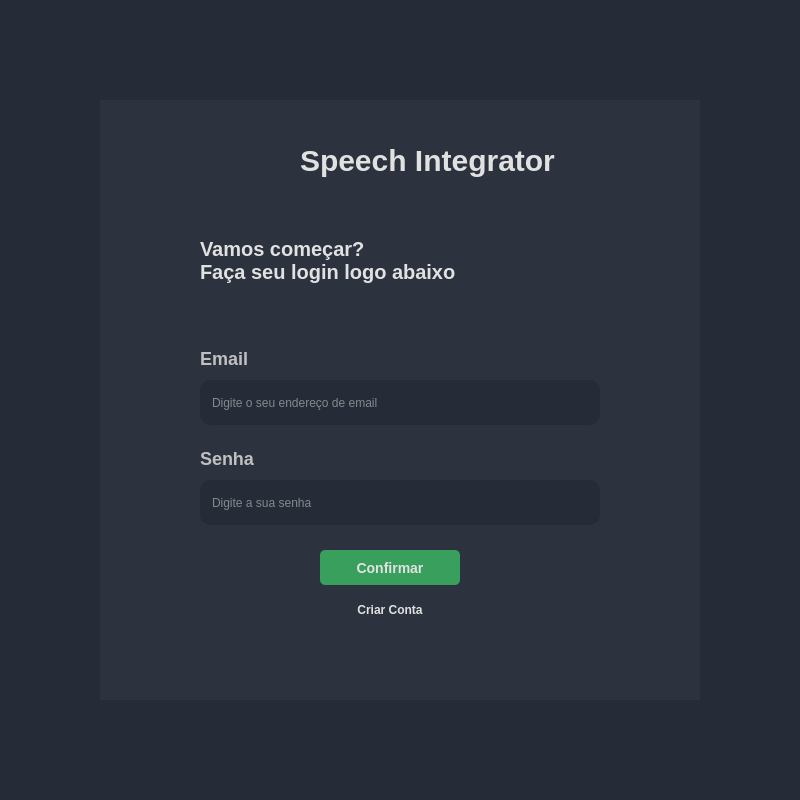
<?xml version="1.0" encoding="UTF-8"?>
<ui version="4.0">
 <class>MainWindow</class>
 <widget class="QMainWindow" name="MainWindow">
  <property name="geometry">
   <rect>
    <x>0</x>
    <y>0</y>
    <width>800</width>
    <height>800</height>
   </rect>
  </property>
  <property name="minimumSize">
   <size>
    <width>800</width>
    <height>800</height>
   </size>
  </property>
  <property name="maximumSize">
   <size>
    <width>1000</width>
    <height>1000</height>
   </size>
  </property>
  <property name="windowTitle">
   <string>MainWindow</string>
  </property>
  <property name="styleSheet">
   <string notr="true">background-color:#black;
</string>
  </property>
  <widget class="QWidget" name="centralwidget">
   <property name="minimumSize">
    <size>
     <width>800</width>
     <height>800</height>
    </size>
   </property>
   <property name="maximumSize">
    <size>
     <width>1000</width>
     <height>1000</height>
    </size>
   </property>
   <property name="styleSheet">
    <string notr="true">/*background: black*/
background: #262c37</string>
   </property>
   <layout class="QHBoxLayout" name="horizontalLayout">
    <item>
     <widget class="QStackedWidget" name="stackedWidget">
      <property name="enabled">
       <bool>true</bool>
      </property>
      <property name="minimumSize">
       <size>
        <width>500</width>
        <height>500</height>
       </size>
      </property>
      <property name="maximumSize">
       <size>
        <width>600</width>
        <height>600</height>
       </size>
      </property>
      <property name="accessibleDescription">
       <string/>
      </property>
      <property name="styleSheet">
       <string notr="true">background: #2c323e;
</string>
      </property>
      <property name="currentIndex">
       <number>0</number>
      </property>
      <widget class="QWidget" name="page">
       <property name="minimumSize">
        <size>
         <width>500</width>
         <height>500</height>
        </size>
       </property>
       <property name="maximumSize">
        <size>
         <width>600</width>
         <height>600</height>
        </size>
       </property>
       <property name="styleSheet">
        <string notr="true"/>
       </property>
       <widget class="QLineEdit" name="passwordLineEdit">
        <property name="geometry">
         <rect>
          <x>100</x>
          <y>380</y>
          <width>400</width>
          <height>45</height>
         </rect>
        </property>
        <property name="styleSheet">
         <string notr="true">background-color: #262c37;
border: none;
border-radius: 10px;
color: #e1e1e1;
padding-left: 10px;
</string>
        </property>
        <property name="inputMask">
         <string notr="true"/>
        </property>
        <property name="echoMode">
         <enum>QLineEdit::Password</enum>
        </property>
        <property name="readOnly">
         <bool>false</bool>
        </property>
        <property name="placeholderText">
         <string>Digite a sua senha</string>
        </property>
       </widget>
       <widget class="QPushButton" name="logarButton">
        <property name="geometry">
         <rect>
          <x>220</x>
          <y>450</y>
          <width>140</width>
          <height>35</height>
         </rect>
        </property>
        <property name="styleSheet">
         <string notr="true">background-color: #399f5c;
border: none;
border-radius: 5px;
color: #e1e1e1;
font-weight: bold;
font-size: 14px;</string>
        </property>
        <property name="text">
         <string>Confirmar</string>
        </property>
       </widget>
       <widget class="QLineEdit" name="emailLineEdit">
        <property name="geometry">
         <rect>
          <x>100</x>
          <y>280</y>
          <width>400</width>
          <height>45</height>
         </rect>
        </property>
        <property name="maximumSize">
         <size>
          <width>16777215</width>
          <height>16777215</height>
         </size>
        </property>
        <property name="styleSheet">
         <string notr="true">background-color: #262c37;
border: none;
border-radius: 10px;
color: #e1e1e1;
padding-left: 10px;

</string>
        </property>
        <property name="placeholderText">
         <string>Digite o seu endereço de email</string>
        </property>
       </widget>
       <widget class="QPushButton" name="cadastroButton">
        <property name="geometry">
         <rect>
          <x>220</x>
          <y>500</y>
          <width>140</width>
          <height>20</height>
         </rect>
        </property>
        <property name="styleSheet">
         <string notr="true">background-color: #2c323e;
border: none;
border-radius: 5px;
color: #e1e1e1;
font-weight: bold;
font-size: 12px;</string>
        </property>
        <property name="text">
         <string>Criar Conta</string>
        </property>
       </widget>
       <widget class="QLabel" name="labelErrorLogin">
        <property name="geometry">
         <rect>
          <x>220</x>
          <y>560</y>
          <width>140</width>
          <height>30</height>
         </rect>
        </property>
        <property name="text">
         <string/>
        </property>
       </widget>
       <widget class="QLabel" name="labelTitle">
        <property name="geometry">
         <rect>
          <x>100</x>
          <y>120</y>
          <width>401</width>
          <height>81</height>
         </rect>
        </property>
        <property name="font">
         <font>
          <family>Segoe UI</family>
          <pointsize>-1</pointsize>
          <bold>true</bold>
         </font>
        </property>
        <property name="styleSheet">
         <string notr="true">font-size: 20px;
color: #e1e1e1;
font-weight: 900;</string>
        </property>
        <property name="text">
         <string>Vamos começar?
Faça seu login logo abaixo</string>
        </property>
       </widget>
       <widget class="QLabel" name="labelEmail">
        <property name="geometry">
         <rect>
          <x>100</x>
          <y>250</y>
          <width>400</width>
          <height>16</height>
         </rect>
        </property>
        <property name="styleSheet">
         <string notr="true">font-size: 18px;
color: #c0c0c0;
font-weight: bold;</string>
        </property>
        <property name="text">
         <string>Email</string>
        </property>
       </widget>
       <widget class="QLabel" name="labelPassword">
        <property name="geometry">
         <rect>
          <x>100</x>
          <y>350</y>
          <width>400</width>
          <height>16</height>
         </rect>
        </property>
        <property name="styleSheet">
         <string notr="true">font-size: 18px;
color: #c0c0c0;
font-weight: bold;</string>
        </property>
        <property name="text">
         <string>Senha</string>
        </property>
       </widget>
       <widget class="QLabel" name="labelTitle_5">
        <property name="geometry">
         <rect>
          <x>200</x>
          <y>20</y>
          <width>301</width>
          <height>81</height>
         </rect>
        </property>
        <property name="font">
         <font>
          <family>Segoe UI</family>
          <pointsize>-1</pointsize>
          <bold>true</bold>
         </font>
        </property>
        <property name="styleSheet">
         <string notr="true">font-size: 30px;
color: #e1e1e1;
font-weight: 900;</string>
        </property>
        <property name="text">
         <string>Speech Integrator</string>
        </property>
       </widget>
       <widget class="QLabel" name="speechLabel">
        <property name="geometry">
         <rect>
          <x>100</x>
          <y>20</y>
          <width>91</width>
          <height>81</height>
         </rect>
        </property>
        <property name="font">
         <font>
          <family>Segoe UI</family>
          <pointsize>-1</pointsize>
          <bold>true</bold>
         </font>
        </property>
        <property name="styleSheet">
         <string notr="true">font-size: 30px;
color: #e1e1e1;
font-weight: 900;</string>
        </property>
        <property name="text">
         <string/>
        </property>
       </widget>
      </widget>
      <widget class="QWidget" name="page_2">
       <property name="minimumSize">
        <size>
         <width>500</width>
         <height>500</height>
        </size>
       </property>
       <widget class="QLineEdit" name="senhaCadastrarLineEdit">
        <property name="geometry">
         <rect>
          <x>110</x>
          <y>340</y>
          <width>400</width>
          <height>45</height>
         </rect>
        </property>
        <property name="styleSheet">
         <string notr="true">background-color: #262c37;
border: none;
border-radius: 10px;
color: #e1e1e1;
padding-left: 10px;</string>
        </property>
        <property name="inputMask">
         <string notr="true"/>
        </property>
        <property name="text">
         <string/>
        </property>
        <property name="echoMode">
         <enum>QLineEdit::Password</enum>
        </property>
        <property name="readOnly">
         <bool>false</bool>
        </property>
        <property name="placeholderText">
         <string>Digite a sua senha</string>
        </property>
       </widget>
       <widget class="QPushButton" name="cadastrarUserButton">
        <property name="geometry">
         <rect>
          <x>240</x>
          <y>500</y>
          <width>140</width>
          <height>35</height>
         </rect>
        </property>
        <property name="styleSheet">
         <string notr="true">background-color: #399f5c;
border: none;
border-radius: 5px;
color: #e1e1e1;
font-weight: bold;
font-size: 14px;</string>
        </property>
        <property name="text">
         <string>Criar Conta</string>
        </property>
       </widget>
       <widget class="QLineEdit" name="emailCadastrarLineEdit">
        <property name="geometry">
         <rect>
          <x>110</x>
          <y>240</y>
          <width>400</width>
          <height>45</height>
         </rect>
        </property>
        <property name="styleSheet">
         <string notr="true">background-color: #262c37;
border: none;
border-radius: 10px;
color: #e1e1e1;
padding-left: 10px;</string>
        </property>
        <property name="text">
         <string/>
        </property>
        <property name="placeholderText">
         <string>Digite o seu email</string>
        </property>
       </widget>
       <widget class="QLineEdit" name="nameCadastrarLineEdit">
        <property name="geometry">
         <rect>
          <x>110</x>
          <y>140</y>
          <width>400</width>
          <height>45</height>
         </rect>
        </property>
        <property name="styleSheet">
         <string notr="true">background-color: #262c37;
border: none;
border-radius: 10px;
color: #e1e1e1;
padding-left: 10px;</string>
        </property>
        <property name="text">
         <string/>
        </property>
        <property name="placeholderText">
         <string>Digite o seu nome</string>
        </property>
       </widget>
       <widget class="QLabel" name="labelErrorCadastrar">
        <property name="geometry">
         <rect>
          <x>250</x>
          <y>580</y>
          <width>121</width>
          <height>16</height>
         </rect>
        </property>
        <property name="text">
         <string/>
        </property>
       </widget>
       <widget class="QLineEdit" name="confSenhaCadastrarLineEdit">
        <property name="geometry">
         <rect>
          <x>110</x>
          <y>440</y>
          <width>400</width>
          <height>45</height>
         </rect>
        </property>
        <property name="styleSheet">
         <string notr="true">background-color: #262c37;
border: none;
border-radius: 10px;
color: #e1e1e1;
padding-left: 10px;</string>
        </property>
        <property name="inputMask">
         <string notr="true"/>
        </property>
        <property name="text">
         <string/>
        </property>
        <property name="echoMode">
         <enum>QLineEdit::Password</enum>
        </property>
        <property name="readOnly">
         <bool>false</bool>
        </property>
        <property name="placeholderText">
         <string>Confirme sua senha</string>
        </property>
       </widget>
       <widget class="QLabel" name="labelName">
        <property name="geometry">
         <rect>
          <x>110</x>
          <y>110</y>
          <width>400</width>
          <height>16</height>
         </rect>
        </property>
        <property name="styleSheet">
         <string notr="true">font-size: 18px;
color: #c0c0c0;
font-weight: bold;</string>
        </property>
        <property name="text">
         <string>Nome</string>
        </property>
       </widget>
       <widget class="QLabel" name="labelEmail_2">
        <property name="geometry">
         <rect>
          <x>110</x>
          <y>210</y>
          <width>400</width>
          <height>16</height>
         </rect>
        </property>
        <property name="styleSheet">
         <string notr="true">font-size: 18px;
color: #c0c0c0;
font-weight: bold;</string>
        </property>
        <property name="text">
         <string>Email</string>
        </property>
       </widget>
       <widget class="QLabel" name="labelPassword_2">
        <property name="geometry">
         <rect>
          <x>110</x>
          <y>310</y>
          <width>400</width>
          <height>16</height>
         </rect>
        </property>
        <property name="styleSheet">
         <string notr="true">font-size: 18px;
color: #c0c0c0;
font-weight: bold;</string>
        </property>
        <property name="text">
         <string>Senha</string>
        </property>
       </widget>
       <widget class="QLabel" name="labelConfPassword">
        <property name="geometry">
         <rect>
          <x>110</x>
          <y>410</y>
          <width>400</width>
          <height>16</height>
         </rect>
        </property>
        <property name="styleSheet">
         <string notr="true">font-size: 18px;
color: #c0c0c0;
font-weight: bold;</string>
        </property>
        <property name="text">
         <string>Confirmar Senha</string>
        </property>
       </widget>
       <widget class="QPushButton" name="logarButton_2">
        <property name="geometry">
         <rect>
          <x>240</x>
          <y>550</y>
          <width>140</width>
          <height>20</height>
         </rect>
        </property>
        <property name="styleSheet">
         <string notr="true">background-color: #2c323e;
border: none;
border-radius: 5px;
color: #e1e1e1;
font-weight: bold;
font-size: 12px;</string>
        </property>
        <property name="text">
         <string>Logar</string>
        </property>
       </widget>
       <widget class="QLabel" name="labelTitle_2">
        <property name="geometry">
         <rect>
          <x>110</x>
          <y>20</y>
          <width>400</width>
          <height>40</height>
         </rect>
        </property>
        <property name="font">
         <font>
          <family>Segoe UI</family>
          <pointsize>-1</pointsize>
          <bold>true</bold>
         </font>
        </property>
        <property name="styleSheet">
         <string notr="true">font-size: 20px;
color: #e1e1e1;
font-weight: 900;</string>
        </property>
        <property name="text">
         <string>Vamos começar?</string>
        </property>
        <property name="alignment">
         <set>Qt::AlignHCenter|Qt::AlignTop</set>
        </property>
       </widget>
       <widget class="QLabel" name="labelSubtitle">
        <property name="geometry">
         <rect>
          <x>110</x>
          <y>60</y>
          <width>400</width>
          <height>40</height>
         </rect>
        </property>
        <property name="font">
         <font>
          <family>Segoe UI</family>
          <pointsize>-1</pointsize>
          <bold>false</bold>
         </font>
        </property>
        <property name="layoutDirection">
         <enum>Qt::LeftToRight</enum>
        </property>
        <property name="styleSheet">
         <string notr="true">font-size: 14px;
color: #e1e1e1;</string>
        </property>
        <property name="text">
         <string>Crie sua conta para utilizar nossos serviços com facilidade.</string>
        </property>
        <property name="alignment">
         <set>Qt::AlignCenter</set>
        </property>
       </widget>
      </widget>
      <widget class="QWidget" name="page_3">
       <property name="minimumSize">
        <size>
         <width>500</width>
         <height>500</height>
        </size>
       </property>
       <widget class="QWidget" name="widget" native="true">
        <property name="geometry">
         <rect>
          <x>50</x>
          <y>50</y>
          <width>500</width>
          <height>500</height>
         </rect>
        </property>
        <property name="minimumSize">
         <size>
          <width>500</width>
          <height>500</height>
         </size>
        </property>
        <property name="styleSheet">
         <string notr="true">QWidget{
border-radius: 15px;
}</string>
        </property>
        <layout class="QVBoxLayout" name="verticalLayout">
         <property name="spacing">
          <number>0</number>
         </property>
         <property name="leftMargin">
          <number>0</number>
         </property>
         <property name="topMargin">
          <number>0</number>
         </property>
         <property name="rightMargin">
          <number>0</number>
         </property>
         <property name="bottomMargin">
          <number>0</number>
         </property>
         <item>
          <widget class="QWidget" name="widget_4" native="true">
           <property name="minimumSize">
            <size>
             <width>0</width>
             <height>20</height>
            </size>
           </property>
           <property name="maximumSize">
            <size>
             <width>16777215</width>
             <height>20</height>
            </size>
           </property>
           <layout class="QHBoxLayout" name="horizontalLayout_3">
            <property name="spacing">
             <number>0</number>
            </property>
            <property name="leftMargin">
             <number>0</number>
            </property>
            <property name="topMargin">
             <number>0</number>
            </property>
            <property name="rightMargin">
             <number>0</number>
            </property>
            <property name="bottomMargin">
             <number>0</number>
            </property>
            <item>
             <widget class="QLabel" name="bemvindoLabel">
              <property name="maximumSize">
               <size>
                <width>16777215</width>
                <height>16777215</height>
               </size>
              </property>
              <property name="styleSheet">
               <string notr="true">background-color:  #c0c0c0;;</string>
              </property>
              <property name="text">
               <string>Bem vindo, {nome do usuario} !</string>
              </property>
             </widget>
            </item>
           </layout>
          </widget>
         </item>
         <item>
          <widget class="QScrollArea" name="scrollArea">
           <property name="sizeIncrement">
            <size>
             <width>0</width>
             <height>5000</height>
            </size>
           </property>
           <property name="baseSize">
            <size>
             <width>0</width>
             <height>250</height>
            </size>
           </property>
           <property name="styleSheet">
            <string notr="true">border-radius: 10px 0px 0px 0px;
background-color:rgb(96, 109, 135);</string>
           </property>
           <property name="widgetResizable">
            <bool>true</bool>
           </property>
           <widget class="QWidget" name="scrollAreaWidgetChat">
            <property name="geometry">
             <rect>
              <x>0</x>
              <y>0</y>
              <width>500</width>
              <height>446</height>
             </rect>
            </property>
            <property name="styleSheet">
             <string notr="true"/>
            </property>
            <layout class="QVBoxLayout" name="verticalLayout_5">
             <item>
              <widget class="QWidget" name="widgetChatArea" native="true">
               <property name="styleSheet">
                <string notr="true"/>
               </property>
               <layout class="QVBoxLayout" name="verticalLayout_2"/>
              </widget>
             </item>
             <item>
              <spacer name="verticalSpacer">
               <property name="orientation">
                <enum>Qt::Vertical</enum>
               </property>
               <property name="sizeHint" stdset="0">
                <size>
                 <width>20</width>
                 <height>40</height>
                </size>
               </property>
              </spacer>
             </item>
            </layout>
           </widget>
          </widget>
         </item>
         <item>
          <widget class="QWidget" name="widget_2" native="true">
           <property name="styleSheet">
            <string notr="true">border-radius: 10px 0px 10px 0px;
background-color:rgb(61, 69, 86);</string>
           </property>
           <layout class="QHBoxLayout" name="horizontalLayout_2">
            <item>
             <widget class="QPushButton" name="recordAudioButton">
              <property name="minimumSize">
               <size>
                <width>100</width>
                <height>0</height>
               </size>
              </property>
              <property name="maximumSize">
               <size>
                <width>100</width>
                <height>16777215</height>
               </size>
              </property>
              <property name="styleSheet">
               <string notr="true">background-color: #399f5c;
border: none;
border-radius: 5px;
color: #e1e1e1;
font-weight: bold;</string>
              </property>
              <property name="text">
               <string>Gravar</string>
              </property>
             </widget>
            </item>
           </layout>
          </widget>
         </item>
        </layout>
       </widget>
      </widget>
     </widget>
    </item>
   </layout>
  </widget>
 </widget>
 <resources/>
 <connections/>
</ui>
